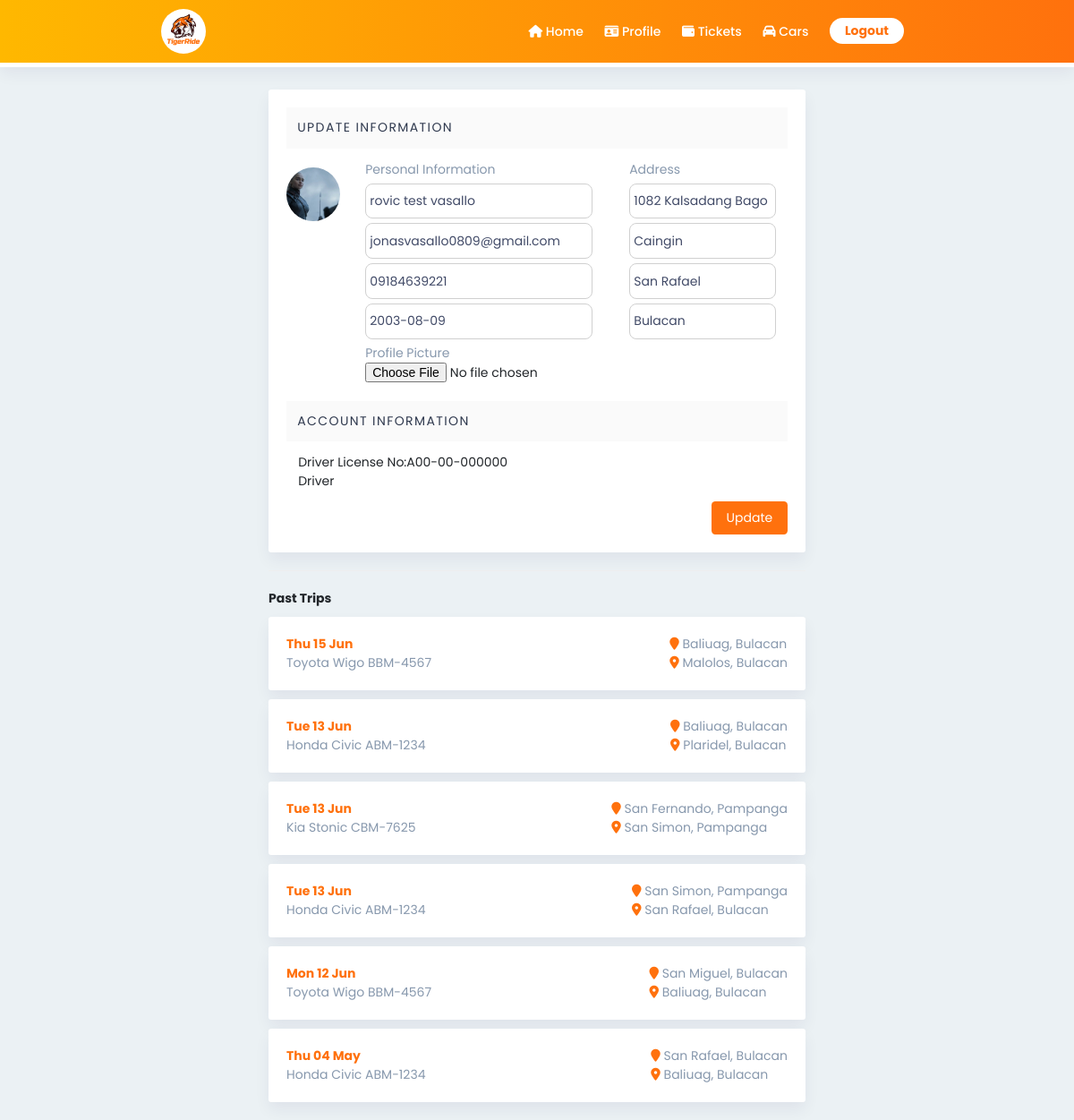
Before: /profile.php (signed in) with the older database file.
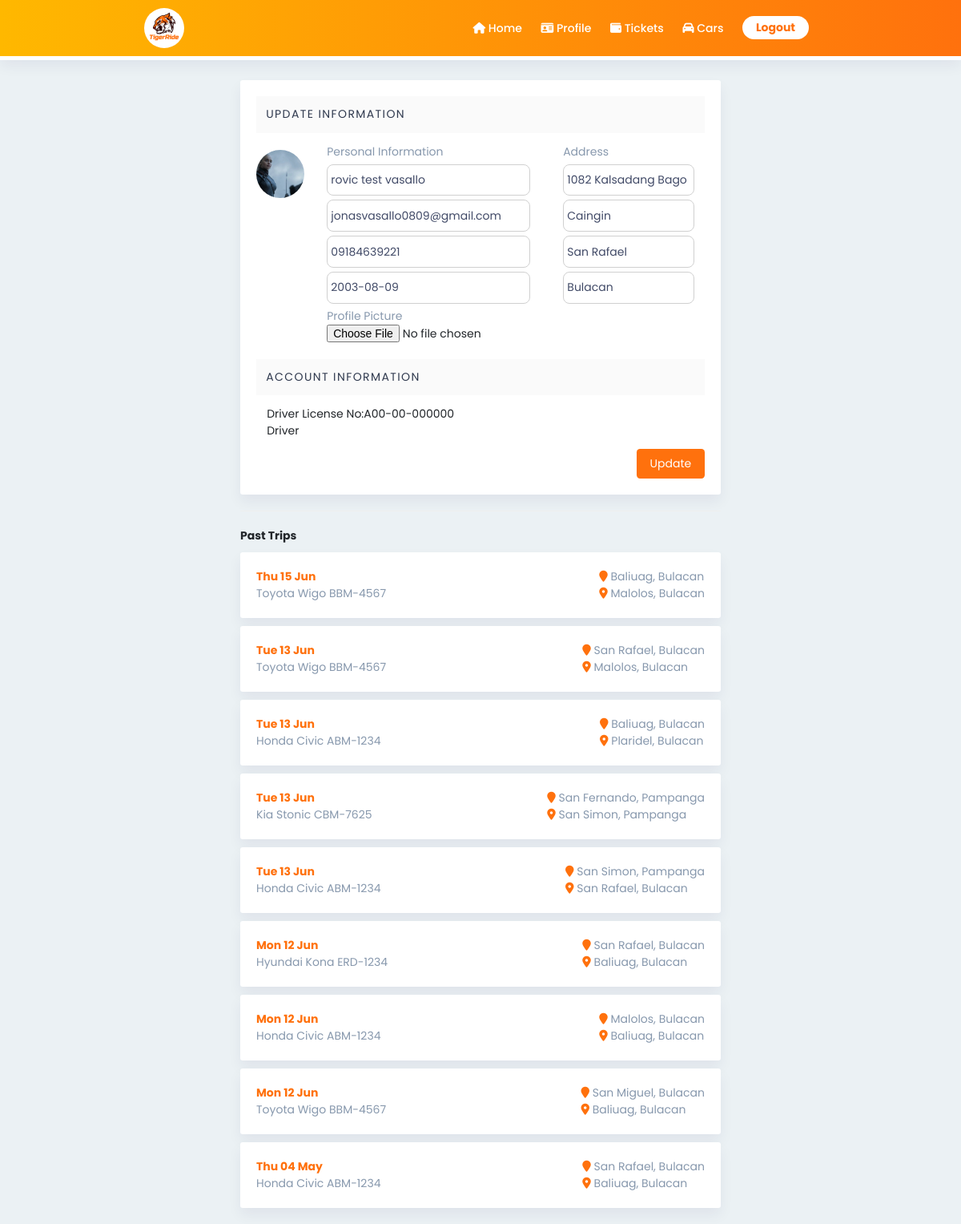
After: the same page with the newer database file.
### tables this page shows
CREATE TABLE `users` (
  `uID` int(11) NOT NULL,
  `fname` varchar(50) DEFAULT NULL,
  `mname` varchar(50) DEFAULT NULL,
  `lname` varchar(50) DEFAULT NULL,
  `uPhone` char(13) DEFAULT NULL,
  `birthday` date NOT NULL,
  `street` varchar(50) NOT NULL,
  `brgy` varchar(50) NOT NULL,
  `city` varchar(50) NOT NULL,
  `prov` varchar(50) NOT NULL,
  `uEmail` varchar(255) DEFAULT NULL,
  `uPswd` varchar(255) DEFAULT NULL,
  `uType` varchar(50) DEFAULT NULL,
  `ticket_bal` int(11) NOT NULL,
  `lic_no` char(13) DEFAULT NULL,
  `applicant` tinyint(4) NOT NULL DEFAULT 0,
  `user_status` varchar(50) NOT NULL,
  `alert` tinyint(1) NOT NULL DEFAULT 0,
  `prof_path` varchar(255) NOT NULL DEFAULT 'default.jpg'
);

CREATE TABLE `trip` (
  `idTrip` int(11) NOT NULL,
  `start_location` varchar(255) DEFAULT NULL,
  `end_location` varchar(255) DEFAULT NULL,
  `departure_date` datetime DEFAULT NULL,
  `seats_avail` int(11) DEFAULT NULL,
  `status` varchar(45) DEFAULT NULL,
  `Users_idUsers` int(11) DEFAULT NULL,
  `Car_idCar` int(11) NOT NULL
);

CREATE TABLE `car` (
  `idCar` int(11) NOT NULL,
  `model` varchar(255) DEFAULT NULL,
  `capacity` int(11) DEFAULT NULL,
  `car_make` varchar(255) DEFAULT NULL,
  `type` varchar(45) DEFAULT NULL,
  `plate_no` char(8) DEFAULT NULL,
  `chassis_no` char(17) NOT NULL,
  `Users_idUsers` int(11) DEFAULT NULL,
  `approved` tinyint(4) NOT NULL DEFAULT 0
);

### profile.php (the view, shortened to what this page needs)
<!DOCTYPE html>
<html lang="en">
<head>
    <link rel="stylesheet" href="utilities.css">
    <link rel="stylesheet" href="flex.css">
    <link rel="stylesheet" href="style.css">
</head>
<body>
    <?php
        require 'dbcon.php';
        include 'header.php';
        $id = $_SESSION['uID'];
        $query = "SELECT * FROM users WHERE uID=$id";
        $result = mysqli_query($con, $query);
        $row = mysqli_fetch_assoc($result);
    ?>
    <div class="container" style="width: 50%; margin: 0 auto; margin-top: 100px; text-align: left; overflow:hidden;">
        <div class="heading">
            <p class="main-text">UPDATE INFORMATION</p>
        </div>
        <form action="./script/update.php" method="POST" enctype="multipart/form-data">
            <div class="flex">
                <div>
                    <br>
                    <img src="./img/<?php echo $row['prof_path'];?>" alt="" style="width: 60px; border-radius: 60px; object-fit: cover; height: 60px;">
                </div>
                <div class="text-div" style="width: 50%;">
                    <p>Personal Information</p>
                    <input type="text" name="uFName" id="" required placeholder="First Name" class="text-box" value="<?php echo $row['fname']." ".$row['mname']." ".$row['lname'];?>" readonly>
                    <input type="email" name="uEmail" id="" readonly placeholder="Email Address" class="text-box" value="<?php echo $row['uEmail'];?>">
                    <input type="tel" name="uPhone" id="" required placeholder="Phone Number" class="text-box" value="<?php echo $row['uPhone'];?>">
                    <input placeholder="Birthday" class="text-box" type="text" onfocus="(this.type='date')" onblur="(this.type='text')" id="date" name="bday" value="<?php echo $row['birthday'];?>" required readonly/>
                    <p>Profile Picture</p>
                    <input type="file" name="file" id="" accept="image/png, image/gif, image/jpeg">
                </div>
                <div class="text-div" style="width: 50%;">
                    <p>Address</p>
                    <input type="text" name="street" id="" required placeholder="Street" class="text-box" value="<?php echo $row['street'];?>">
                    <input type="text" name="brgy" id="" required placeholder="Barangay" class="text-box" value="<?php echo $row['brgy'];?>">
                    <input type="text" name="city" id="" required placeholder="City" class="text-box" value="<?php echo $row['city'];?>">
                    <input type="text" name="prov" id="" required placeholder="Province" class="text-box" value="<?php echo $row['prov'];?>">
                </div>
            </div>
            <br>
            <div>
                <div class="heading">
                    <p class="main-text">ACCOUNT INFORMATION</p>
                </div>
                <div class="flex col main-left text-div">
                    <?php
                        if($row['uType'] == 'Driver'){
                            echo "Driver License No:";
                            echo $row['lic_no'];
                            echo "<br>";
                        }
                        echo $_SESSION['uType']
                    ?>
                </div>
            </div>
            <input type="submit" value="Update" class="input-btn" name="submit" style="float: right; display: block;">
        </form>
    </div>
    <?php
        if($_SESSION['uType'] == 'Driver'){
    ?>
    <div style="width: 50%; margin: 20px auto;">
        <hr>
        <h3>Past Trips</h3>
        <?php
            $query = "SELECT trip.idTrip, trip.departure_date, car.car_make, car.model, car.plate_no, trip.start_location, trip.end_location FROM trip JOIN car ON trip.Car_idCar = car.idCar WHERE trip.Users_idUsers = $id AND trip.status = 'Completed' ORDER BY trip.departure_date DESC; ";
            $result = mysqli_query($con, $query);
            while($row = mysqli_fetch_assoc($result)){
                echo "
                    <a href='trip-history.php?id=".$row['idTrip']."' style='text-decoration: none; display: block;' class='past-trips'>
                    <div class='container flex flex-main-spacebetween' style='min-width: 100%; margin: 10px 0; text-align:left;'>
                        <div>
                            <h3 style='color: #ff710d;'>".date("D d M", strtotime($row['departure_date']))."</h3>
                            <p>".$row['car_make']." ".$row['model']." ".$row['plate_no']."</p>
                        </div>
                        <div>
                            <p><i class='fa-solid fa-location-pin' style='color: #ff710d;'></i> ".$row['start_location']."</p>
                            <p><i class='fa-solid fa-location-dot' style='color: #ff710d;'></i> ".$row['end_location']."</p>
                        </div>
                    </div>
                </a>
                ";
            }
        ?>
    </div>
    <?php }?>
</body>
</html>

### header.php (shortened to what this page needs)
<!DOCTYPE html>
<html lang="en">
<head>
    <link rel="stylesheet" href="modal.css">
    <link rel="stylesheet" href="header.css">
    <link rel="stylesheet" href="https://cdnjs.cloudflare.com/ajax/libs/font-awesome/6.4.0/css/all.min.css" />
</head>
<body>
    <header>
        <img src="./img/tigerride-white.jpg" alt="" style="width: 50px; border-radius: 50px;">
        <ul>
            <li>
                <a href="index.php"><i class="fa-solid fa-house"></i> Home</a>
            </li>
            <li>
                <a href="profile.php"><i class="fa-solid fa-id-card"></i> Profile</a>
            </li>
            <li>
                <a href="tickets.php"><i class="fa-solid fa-wallet"></i> Tickets</a>
            </li>
            <li>
                <a href="car.php"><i class="fa-solid fa-car"></i> Cars</a>
            </li>
            <li>
                <?php
                    if(isset($_SESSION['uID'])){
                        echo "<a class='log-btn' href='login.php'><b>Logout</b></a>";
                    } else {
                        echo "<a class='log-btn' href='login.php'>Login</a>";
                    }
                ?>
            </li>
        </ul>
    </header>
</body>
</html>

### utilities.css (style rules this page uses)
:root { --primary: #fff; --secondary: #EBF1F4; --accent: #ff710d; }
* { margin: 0; padding: 0; font-family: 'Poppins', sans-serif; font-size: 14px; box-sizing: border-box; }
p { color: #8798ad; }
html { scroll-behavior: smooth; }
html,body { overflow-x: hidden; }
body { background-color: #EBF1F4; scroll-snap-type: y mandatory; }
.container { padding: 1.25em 0.9em; background-color: #fff; border-radius: 3px; width: 90%; }
.text-box { color: #363d55; border: 1px solid #d0d0d0; padding: 0.6em 0.3em; width: 100%; display: block; border-radius: 0.3em; outline: none; margin-bottom: 0.6em; }
.input-btn { font-size: 1em; margin-top: 0.8em; background-color: #ff710d; border: none; outline: none; color: #fff; padding: 0.6em 1.2em; border-radius: 0.3em; cursor: pointer; text-decoration: none; transition: 0.5s; }
.heading { background: rgba(0,0,0,.02); color: rgba(0,0,0,.87); font-size: 1.125rem; padding: 0.875rem; text-transform: capitalize; letter-spacing: 0.1rem; }
.text-div { padding: 0.9375rem 0.9375rem 0; }
.main-text { color: #2f394e; }
.flex { display: flex; }
.flex-main-spacebetween { justify-content: space-between; }
hr { margin-top: 20px; margin-bottom: 20px; border: 0; border-top: 1px solid #eee; }

### flex.css (style rules this page uses)
.flex { display: flex; gap: 15px; }
.col { flex-direction: column; }
.main-left { justify-content: flex-start; }

### style.css (style rules this page uses)
* { font-family: 'Poppins', sans-serif; font-size: 14px; }
body { margin: 0px; background-color: #EBF1F4; }
.container { background-color: white; margin: auto; min-width: 35%; max-width: 75%; padding: 20px; border-radius: 3px; text-align: center; box-shadow: 0 0.6em 1.2em rgba(28, 0, 80, 0.06); }
.text-box { margin: 5px 0; width: 100%; padding: 0.6em 0.3em; border-radius: 8px; box-sizing:border-box; color: #414a67; border: 1px solid #d0d0d0; }

### header.css (style rules this page uses)
body { color: #212529; }
header { position: relative; padding: 5px; display: flex; align-items: center; justify-content: space-around; background-image: linear-gradient(to right,#ffb800, #ff710d); margin-bottom: 30px; color: white; box-shadow: 0 0.6em 1.2em rgba(28, 0, 80, 0.06); height: 75px; border-bottom: 5px solid #fff; margin-bottom: -5px; position: fixed; width: 100%; }
header ul li a { text-decoration: none; color: white; font-weight: 500; }
ul { list-style: none; }
li { margin-inline: 10px; display: inline-block; }
.log-btn { background-color: white; color: #ff710d; padding: 0.3em 1.2em; border-radius: 1.2em; }

Changed rows visible on the page:
added trip: departure_date "Tue 13 Jun", Car_idCar.car_make "Toyota", Car_idCar.model "Wigo", Car_idCar.plate_no "BBM-4567", start_location "San Rafael, Bulacan", end_location "Malolos, Bulacan"
added trip: departure_date "Mon 12 Jun", Car_idCar.car_make "Hyundai", Car_idCar.model "Kona", Car_idCar.plate_no "ERD-1234", start_location "San Rafael, Bulacan", end_location "Baliuag, Bulacan"
added trip: departure_date "Mon 12 Jun", Car_idCar.car_make "Honda", Car_idCar.model "Civic", Car_idCar.plate_no "ABM-1234", start_location "Malolos, Bulacan", end_location "Baliuag, Bulacan"
